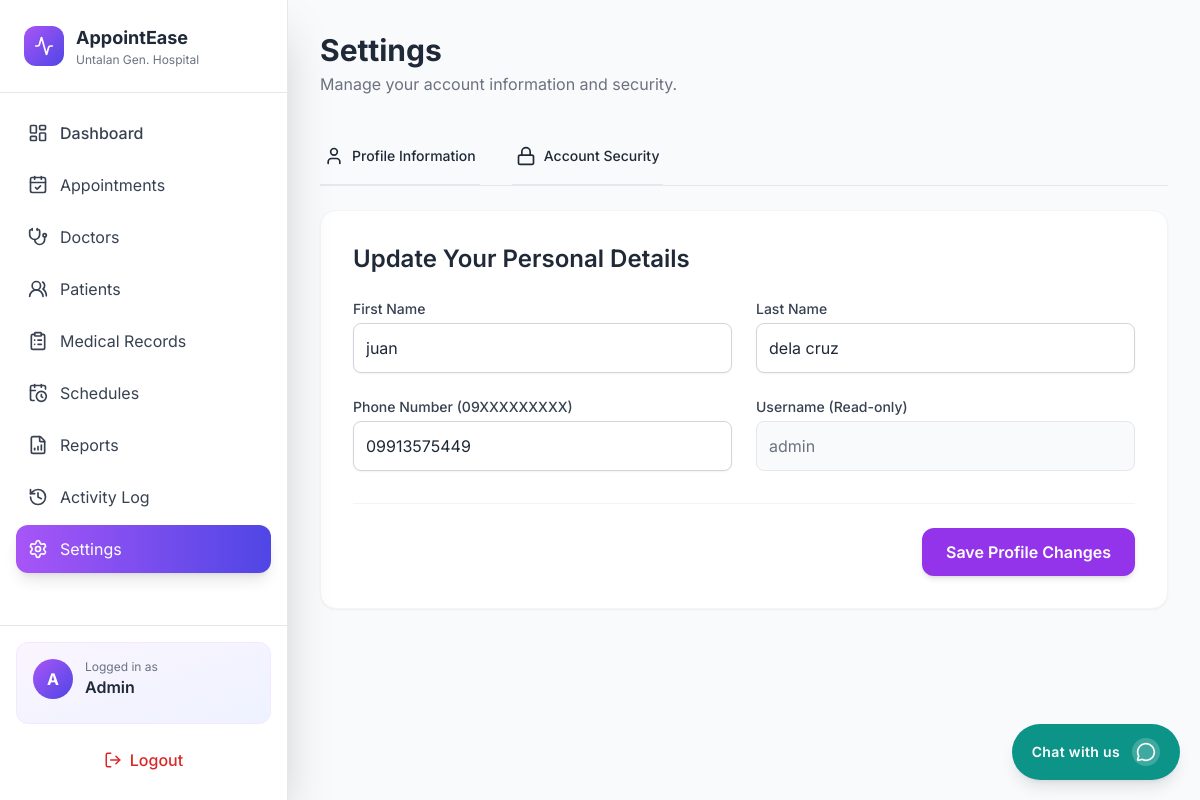
Page /settings.php (signed in) on the committed database.
### tables this page shows
CREATE TABLE `tblinfo` (
  `id` int(11) NOT NULL,
  `user_id` varchar(30) NOT NULL,
  `last_name` varchar(40) NOT NULL,
  `first_name` varchar(50) NOT NULL,
  `middle_name` varchar(40) NOT NULL,
  `specialization` varchar(30) NOT NULL,
  `bdate` date NOT NULL,
  `gender` varchar(10) NOT NULL,
  `address` varchar(200) NOT NULL,
  `contact` varchar(20) NOT NULL,
  `image` varchar(255) DEFAULT NULL
);

CREATE TABLE `tbluser` (
  `id` int(11) NOT NULL,
  `user_id` varchar(30) NOT NULL,
  `user_name` varchar(30) NOT NULL,
  `password` varchar(255) NOT NULL,
  `user_type` varchar(10) NOT NULL,
  `status` int(11) NOT NULL
);

### controllers/settings_data.php (called while the page is built, shortened)
<?php
require_once 'db.php';
$user_id = $_SESSION['user_id'];
try {
    $stmt = $pdo->prepare("
        SELECT i.first_name, i.last_name, i.contact AS phone, u.user_name AS username
        FROM tblinfo i
        JOIN tbluser u ON u.user_id = i.user_id
        WHERE i.user_id = ?
    ");
    $stmt->execute([$user_id]);
    $admin_info = $stmt->fetch(PDO::FETCH_ASSOC);
} catch (Exception $e) {
    die("Database Error: " . $e->getMessage());
}
$admin_info = $admin_info ?: ['first_name' => '', 'last_name' => '', 'phone' => '', 'username' => ''];
?>

### settings.php (the view, shortened to what this page needs)
<?php
include __DIR__ . '/controllers/settings_data.php';
?>
<!doctype html>
<html lang="en">
<head>
  <script src="https://cdn.tailwindcss.com"></script>
</head>
<body class="bg-gray-50 text-gray-800">
  <div class="flex h-screen overflow-hidden">
    <?php include 'includes/admin_sidebar.php'; ?>
    <main class="flex-1 overflow-auto">
      <div class="p-8">
        <div class="mb-8">
            <h1 class="text-3xl font-bold text-gray-800">Settings</h1>
            <p class="text-gray-500 mt-1">Manage your account information and security.</p>
        </div>
        <div class="border-b border-gray-200 mb-6 max-w-4xl mx-auto">
            <nav class="-mb-px flex space-x-8" aria-label="Tabs">
                <button type="button" data-tab-id="profile" class="tab-button inline-flex items-center gap-2 py-4 px-1 border-b-2 font-medium text-sm transition duration-200">
                    <i data-lucide="user" width="20"></i> Profile Information
                </button>
                <button type="button" data-tab-id="security" class="tab-button inline-flex items-center gap-2 py-4 px-1 border-b-2 font-medium text-sm transition duration-200">
                    <i data-lucide="lock" width="20"></i> Account Security
                </button>
            </nav>
        </div>
        <div class="max-w-4xl mx-auto">
            <div id="profile" class="tab-content bg-white rounded-2xl shadow-sm border border-gray-100 p-8">
                <h2 class="text-2xl font-semibold text-gray-800 mb-6">Update Your Personal Details</h2>
                <form method="POST" id="profileForm" novalidate>
                    <div class="grid grid-cols-1 md:grid-cols-2 gap-6">
                        <div class="form-group">
                            <label for="first_name" class="block text-sm font-medium text-gray-700 mb-1">First Name</label>
                            <input type="text" name="first_name" id="first_name" required value="<?= htmlspecialchars($admin_info['first_name']) ?>"
                                   class="mt-1 block w-full border border-gray-300 rounded-lg shadow-sm p-3 focus:ring-purple-500 focus:border-purple-500 validation-field">
                        </div>
                        <div class="form-group">
                            <label for="last_name" class="block text-sm font-medium text-gray-700 mb-1">Last Name</label>
                            <input type="text" name="last_name" id="last_name" required value="<?= htmlspecialchars($admin_info['last_name']) ?>"
                                   class="mt-1 block w-full border border-gray-300 rounded-lg shadow-sm p-3 focus:ring-purple-500 focus:border-purple-500 validation-field">
                        </div>
                        <div class="form-group">
                            <label for="phone" class="block text-sm font-medium text-gray-700 mb-1">Phone Number (09XXXXXXXXX)</label>
                            <input type="tel" name="phone" id="phone" required value="<?= htmlspecialchars($admin_info['phone']) ?>"
                                   class="mt-1 block w-full border border-gray-300 rounded-lg shadow-sm p-3 focus:ring-purple-500 focus:border-purple-500 validation-field">
                        </div>
                        <div>
                            <label class="block text-sm font-medium text-gray-700 mb-1">Username (Read-only)</label>
                            <p class="mt-1 block w-full text-gray-500 border border-gray-200 bg-gray-50 rounded-lg p-3">
                                <?= htmlspecialchars($admin_info['username']) ?>
                            </p>
                        </div>
                    </div>
                    <div class="mt-8 pt-6 border-t border-gray-100 flex justify-end">
                        <button type="submit" class="bg-purple-600 hover:bg-purple-700 text-white font-semibold py-3 px-6 rounded-xl transition duration-150 shadow-md">
                            Save Profile Changes
                        </button>
                    </div>
                </form>
            </div>
        </div>
      </div>
    </main>
  </div>
</body>
</html>

### settings.php (style rules this page uses)
* { font-family: 'Inter', sans-serif; }

### rows in the picture
tblinfo: first_name "juan", last_name "dela cruz", phone "09913575449", tbluser.user_name "admin"

### other values in the picture
substr($sidebarName, 0, 1) "A"
$sidebarName "Admin"
